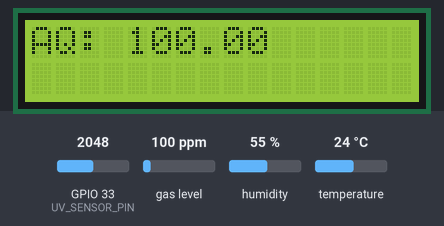
Bench run of a sketch on a simulated ESP32. On the bench: 16×2 character LCD. Inputs (shaded band) come from the test bench; at power-on: humidity 55 %, GPIO 33 (UV_SENSOR_PIN) = 2048, gas level 100 ppm, temperature 24 °C. WiFi joins after 1.5 s; servers stay silent unless stated; what the sketch prints to the serial monitor is not drawn.

Above: at 4.7 s.
4.8 s: humidity set to 22 %
At 6.3 s:
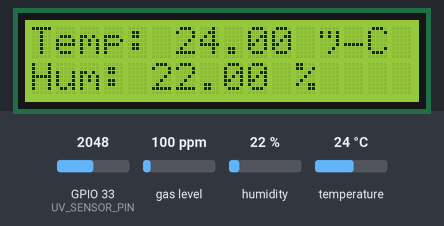
11.5 s: GPIO 33 (UV_SENSOR_PIN) set to 934
At 25.2 s:
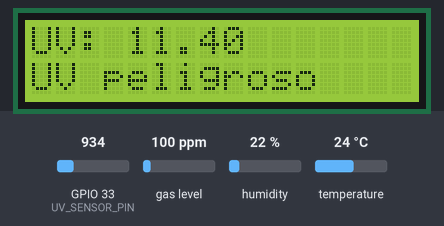
25.5 s: GPIO 33 (UV_SENSOR_PIN) set to 842
28.5 s: GPIO 33 (UV_SENSOR_PIN) set to 726
At 41.7 s:
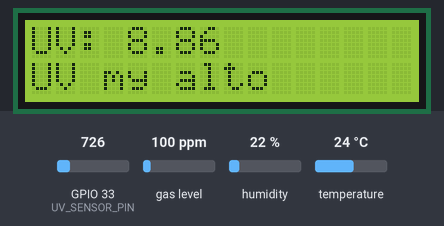
42.0 s: GPIO 33 (UV_SENSOR_PIN) set to 594
45.0 s: GPIO 33 (UV_SENSOR_PIN) set to 530
At 58.1 s:
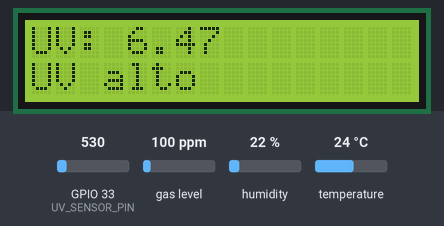
58.4 s: GPIO 33 (UV_SENSOR_PIN) set to 467
At 74.5 s:
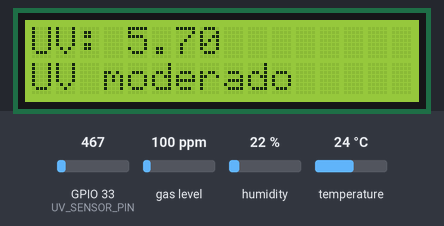
Timing chart, 0 to 76.0 s (numbered marks = the images above; inputs shaded):
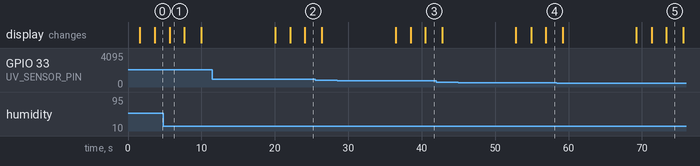

The sketch:

Proyecto_Final.ino
```cpp
#include <MQUnifiedsensor.h>
#include <WiFi.h>
#include <Wire.h>
#include "ThingSpeak.h"
#include "DHT.h"
#include <LiquidCrystal_I2C.h>


// Definiciones para el sensor MQ-135
#define placa "ESP32"
#define Voltage_Resolution 3.3
#define pin 32
#define type "MQ-135"
#define ADC_Bit_Resolution 12
#define RatioMQ135CleanAir 3.6

// Definiciones para el sensor UV
int const UV_SENSOR_PIN = 33;

// Definiciones para el sensor DHT11
#define DHTPIN 23
#define DHTTYPE DHT11
DHT dht(DHTPIN, DHTTYPE);

// Definiciones para el lcd
int GPIO_SDA = 21;
int GPIO_SCL = 22;

LiquidCrystal_I2C lcd_i2c(0x27, 16, 2);


// Definiciones para WiFi y ThingSpeak
const char* ssid = "Admin";
const char* password = "AdminNet2023@";
WiFiClient client;
unsigned long myChannelNumber = 2586159;
const char* myWriteAPIKey = "DTT5M9M5OIQP7YRG";

// Declarar el sensor MQ-135
MQUnifiedsensor MQ135(placa, Voltage_Resolution, ADC_Bit_Resolution, pin, type);

void setup() {
  Serial.begin(115200);

  // Inicializar sensor MQ-135
  MQ135.setRegressionMethod(1);
  MQ135.init();

  Serial.print("Calibrando, por favor espera.");
  float calcR0 = 0;
  for (int i = 1; i <= 10; i++) {
    MQ135.update();
    calcR0 += MQ135.calibrate(RatioMQ135CleanAir);
    Serial.print(".");
  }
  MQ135.setR0(calcR0 / 10);
  Serial.println("  ¡hecho!");

  if (isinf(calcR0)) {
    Serial.println("Advertencia: Problema de conexión encontrado, R0 es infinito (circuito abierto detectado), por favor revisar el cableado y suministro");
    while (1);
  }
  if (calcR0 == 0) {
    Serial.println("Advertencia: Problema de conexión encontrado, R0 es cero (pin analógico con cortocircuito a tierra), por favor revisa el cableado y suministro");
    while (1)
      ;
  }

  Wire.begin(GPIO_SDA, GPIO_SCL);

  Serial.println("PRUEBA SENSORES");

  // Conectar a WiFi
  WiFi.begin(ssid, password);
  while (WiFi.status() != WL_CONNECTED) {
    delay(500);
    Serial.print(".");
  }
  Serial.println("WiFi Conectado");
  ThingSpeak.begin(client);

  // Inicializar sensor DHT
  dht.begin();

  //Mensaje inicial del lcd
  Serial.println("Test de sensores");
  lcd_i2c.begin(16, 2);
  lcd_i2c.backlight();
  lcd_i2c.setCursor(0, 0);
  lcd_i2c.println("Test de sensores");
  lcd_i2c.setCursor(0, 1);
  lcd_i2c.print("AQI,Temp,Hum,UV");
  delay(2000);
}

void loop() {

  LeerMQ135();
  delay(2000);
  LeerDHT11();
  delay(2000);
  LeerUV();
  delay(2000);

  ThingSpeak.writeFields(myChannelNumber, myWriteAPIKey);
  Serial.println("Datos enviados correctamente!");
  lcd_i2c.clear();
  lcd_i2c.setCursor(0, 0);
  lcd_i2c.print("Datos enviados!");

  delay(10000);
}

void LeerMQ135() {
  // Leer sensor MQ-135
  MQ135.update();
  MQ135.setA(110.47);
  MQ135.setB(-2.862);
  float CO2 = MQ135.readSensor();
  Serial.print("CO2: ");
  Serial.print(CO2);
  Serial.println(" ppm");

  lcd_i2c.clear();
  lcd_i2c.setCursor(0, 0);
  lcd_i2c.print("AQ: ");
  lcd_i2c.print(CO2);


  ThingSpeak.setField(1, CO2);
}

void LeerDHT11() {
  // Leer sensor DHT11
  float h = dht.readHumidity();
  float t = dht.readTemperature();

  lcd_i2c.clear();

  if (isnan(h) || isnan(t)) {
    lcd_i2c.setCursor(0, 0);
    lcd_i2c.print("Temp: Error");
    lcd_i2c.setCursor(0, 1);
    lcd_i2c.print("Hum: Error");
    Serial.println("Error al leer el sensor DHT");
  } else {

    lcd_i2c.setCursor(0, 0);
    lcd_i2c.print("Temp: ");
    lcd_i2c.print(t);
    lcd_i2c.print(" °C");

    lcd_i2c.setCursor(0, 1);
    lcd_i2c.print("Hum: ");
    lcd_i2c.print(h);
    lcd_i2c.print(" %");

    Serial.print("Temperatura: ");
    Serial.print(t);
    Serial.print(" °C, Humedad: ");
    Serial.print(h);
    Serial.println(" %");

    ThingSpeak.setField(2, t);
    ThingSpeak.setField(3, h);
  }
}
void LeerUV() {
  // Leer sensor UV
  int sensor_value = analogRead(UV_SENSOR_PIN);
  float volts = sensor_value * 5.0 / 4095.0;
  float UV_index = volts * 10;
  Serial.print("UV Index: ");
  Serial.println(UV_index);

  lcd_i2c.clear();
  lcd_i2c.setCursor(0, 0);
  lcd_i2c.print("UV: ");
  lcd_i2c.print(UV_index);
  lcd_i2c.print("     ");

  if (UV_index < 3) {
    lcd_i2c.setCursor(0, 1);
    lcd_i2c.print("UV bajo");
    Serial.print("UV bajo");
  } else if (UV_index >= 3 && UV_index < 6) {
    lcd_i2c.setCursor(0, 1);
    lcd_i2c.print("UV moderado");
    Serial.print("UV moderado");
  } else if (UV_index >= 6 && UV_index < 8) {
    lcd_i2c.setCursor(0, 1);
    lcd_i2c.print("UV alto");
    Serial.print("UV alto");
  } else if (UV_index >= 8 && UV_index < 11) {
    lcd_i2c.setCursor(0, 1);
    lcd_i2c.print("UV my alto");
    Serial.print("UV muy alto");
  } else {
    lcd_i2c.setCursor(0, 1);
    lcd_i2c.print("UV peligroso");
    Serial.print("UV extremadamente alto");
  }

  ThingSpeak.setField(4, UV_index);
}
```

Measured:
- the behaviour switches between 492 and 491 on GPIO 33 (UV_SENSOR_PIN) (found by bisection; images 4 and 5)
- after the input at 58.4 s, the display: first differs from a run without the input after 14.9 s (image 5)
- what the display in image 1 shows lasts 2.0 s, from 5.7 s to 7.7 s
